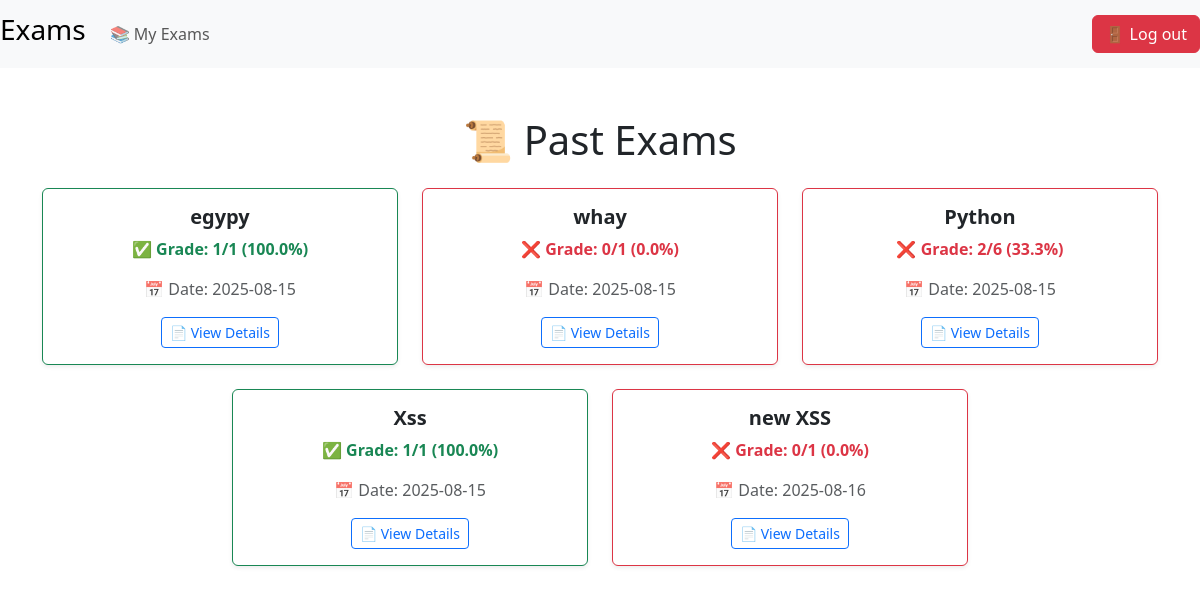
The page /my_exams (signed in) on the database as committed earlier.
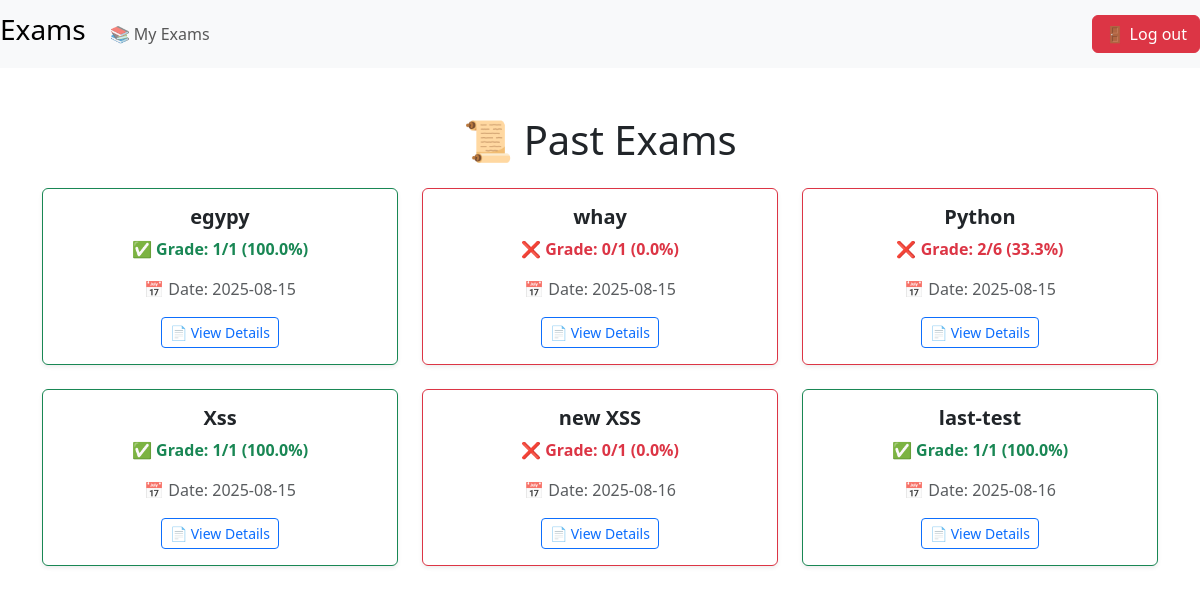
The same page on the database as committed later.
### tables this page shows
CREATE TABLE exams (
    id INTEGER PRIMARY KEY AUTOINCREMENT,
    name TEXT NOT NULL,
    created_by INTEGER NOT NULL,
    time_limit INTEGER, token TEXT, -- بالدقايق
    FOREIGN KEY (created_by) REFERENCES users(id)
);

CREATE TABLE results (
    id INTEGER PRIMARY KEY AUTOINCREMENT,
    student_id INTEGER NOT NULL,
    exam_id INTEGER NOT NULL,
    score INTEGER NOT NULL,
    date_taken DATETIME DEFAULT CURRENT_TIMESTAMP,
    FOREIGN KEY (student_id) REFERENCES users(id),
    FOREIGN KEY (exam_id) REFERENCES exams(id)
);

### app.py (the view)
@app.route("/my_exams", methods=["GET", "POST"])
@login_required
@not_teacher
def my_exams():
    results = query_db("SELECT * FROM results WHERE student_id = ?", (session["user_id"],))
    if not results:
        return render_template("my_past_exams_stu.html", my_past="You haven't taken any exams yet.")
    list_exams, correct, count, date = [], [], [], []
    for i in results:
        exams_name = query_db("SELECT name FROM exams WHERE id = ?", (i["exam_id"],), one=True)
        list_exams.append(exams_name["name"])
        correct.append(i["score"])
        date.append(i["date_taken"])
        ques_count = query_db("SELECT COUNT(text) as total FROM questions WHERE exam_id = ?", (i["exam_id"],), one=True)
        count.append(ques_count["total"])
    return render_template("my_past_exams_stu.html", exam=list_exams, ques_count=count, correct=correct, date=date)

### app.py (called while the page is built)
def query_db(query, args=(), one=False, commit=False):
    conn = sqlite3.connect("exams.db")
    conn.row_factory = sqlite3.Row
    cur = conn.cursor()
    cur.execute(query, args)
    if commit:
        conn.commit()
        conn.close()
        return cur.lastrowid
    rv = cur.fetchall()
    conn.close()
    return (rv[0] if rv else None) if one else [dict(row) for row in rv]

### helpers.py (called while the page is built)
def login_required(f):
    @wraps(f)
    def decorated_function(*args, **kwargs):
        if session.get("user_id") is None:
            return redirect("/login")
        return f(*args, **kwargs)
    return decorated_function

def not_teacher(f):
    @wraps(f)
    def decorated_function(*args, **kwargs):
        db.execute("SELECT role FROM users WHERE id = ?", (session.get("user_id"),))
        who = db.fetchone()
        if not who:
            return redirect("/login")
        if who["role"].lower() == "teacher":
            flash("This page is for students only", "warning")
            return redirect("/index")
        return f(*args, **kwargs)
    return decorated_function

### templates/my_past_exams_stu.html (shortened to what this page needs)
{% extends "layout.html" %}
{% block nav %}
<div class="collapse navbar-collapse" id="navbarSupportedContent">
    <ul class="navbar-nav me-auto">
        <li class="nav-item">
            <a class="nav-link" href="/my_exams">📚 My Exams</a>
        </li>
    </ul>
    <ul class="navbar-nav ms-auto">
        <li class="nav-item">
            <a href="/logout" class="btn btn-danger">🚪 Log out</a>
        </li>
    </ul>
</div>
{% endblock %}
{% block main %}
<div class="container py-4">
    <h1 class="text-center mb-4">📜 Past Exams</h1>
    {% if not my_past %}
    <div class="row justify-content-center">
        {% for i in exam %}
        {% set score = correct[loop.index-1] %}
        {% set total = ques_count[loop.index-1] %}
        {% set percentage = (score / total * 100) | round(1) %}
        <div class="col-lg-4 col-md-6 col-sm-12 mb-4">
            <div class="card shadow-sm h-100 border-{{ 'success' if percentage >= 50 else 'danger' }}">
                <div class="card-body text-center">
                    <h5 class="card-title fw-bold">{{ i }}</h5>
                    <p class="card-text {{ 'text-success' if percentage >= 50 else 'text-danger' }} fw-bold">
                        {{ '✅' if percentage >= 50 else '❌' }} Grade: {{ score }}/{{ total }} ({{ percentage }}%)
                    </p>
                    <p class="card-text text-muted">
                        📅 Date: {{ date[loop.index-1] }}
                    </p>
                    <a href="#" class="btn btn-outline-primary btn-sm" >📄 View Details</a>
                </div>
            </div>
        </div>
        {% endfor %}
    </div>
    {% else %}
    <div class="alert alert-info text-center" role="alert">
        <h3>{{ my_past }}</h3>
    </div>
    {% endif %}
</div>
{% endblock %}

### templates/layout.html (shortened to what this page needs)
<!DOCTYPE html>
<html lang="en">
<head>
  <link href="https://cdn.jsdelivr.net/npm/bootstrap@5.3.0/dist/css/bootstrap.min.css" rel="stylesheet">
  <link rel="stylesheet" href="https://cdnjs.cloudflare.com/ajax/libs/animate.css/4.1.1/animate.min.css"/>
</head>
<body>
    <nav class="navbar navbar-expand-lg navbar-light bg-light">
        <a class="navbar-brand" href="/"><h3>Exams</h3></a>
        {% block nav %}{% endblock %}
    </nav>
    <main class="mt-4">
        {% block main %}{% endblock %}
    </main>
</body>
</html>

Rows that differ between the two databases and show on the page:
now on this page (row unchanged): exams: name "last-test", value "✅", score "1", total "1", percentage "100.0"
added results: date_taken "2025-08-16"
